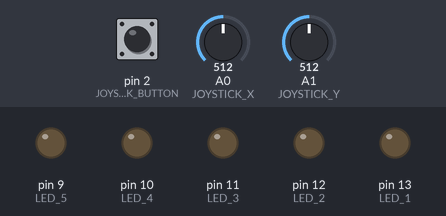
Recording of a sketch running on a simulated Arduino Uno, built with avr-gcc and run on an emulated ATmega328P. Parts: output pins drawn as LEDs (lit = HIGH). Inputs (shaded band) come from the test bench; at power-on: A0 (JOYSTICK_X) = 512, A1 (JOYSTICK_Y) = 512, pin 2 (JOYSTICK_BUTTON) HIGH. What the sketch prints to the serial monitor is not drawn.

Above: at 1.2 s.
1.3 s: A0 (JOYSTICK_X) set to 585
4.3 s: A0 (JOYSTICK_X) set to 608
At 4.6 s:
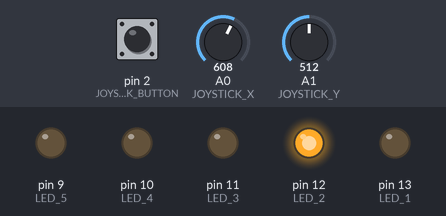
5.8 s: A1 (JOYSTICK_Y) set to 582
7.3 s: A1 (JOYSTICK_Y) set to 607
At 8.5 s:
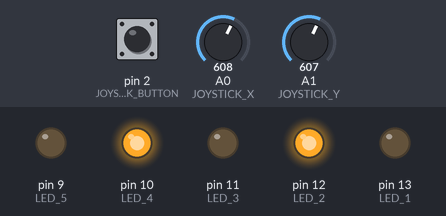
8.8 s: pin 2 (JOYSTICK_BUTTON) pulled LOW for 0.15 s
At 10.1 s:
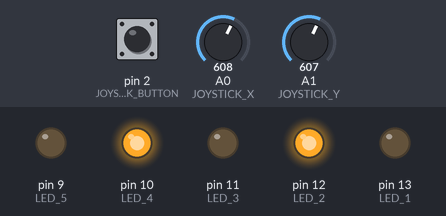
10.4 s: A1 (JOYSTICK_Y) set to 0
At 11.9 s:
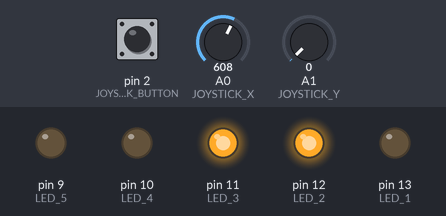
Timing chart, 0 to 12.9 s (numbered marks = the images above; inputs shaded):
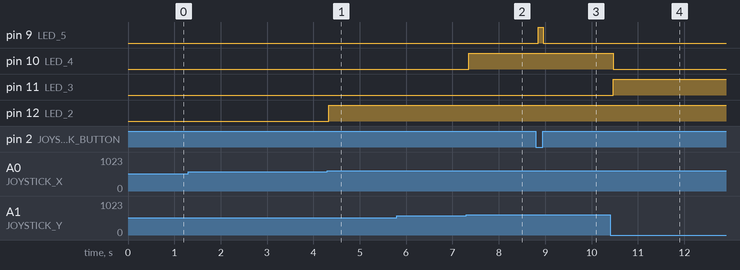

The sketch:

progetto.ino
```cpp
#define JOYSTICK_X A0
#define JOYSTICK_Y A1
#define JOYSTICK_BUTTON 2
int LED_1 = 13;
int LED_2 = 12;
int LED_3 = 11;
int LED_4 = 10;
int LED_5 = 9;
void setup() {
  Serial.begin(9600);
  pinMode(JOYSTICK_X, INPUT);
  pinMode(JOYSTICK_Y, INPUT);
  pinMode(JOYSTICK_BUTTON, INPUT_PULLUP);
  pinMode(LED_1, OUTPUT);
  pinMode(LED_2, OUTPUT);
  pinMode(LED_3, OUTPUT);
  pinMode(LED_4, OUTPUT);
  pinMode(LED_5, OUTPUT);
}

void loop() {
  int x = analogRead(JOYSTICK_X);
  Serial.print("x = ");
  Serial.print(x);
  int y = analogRead(JOYSTICK_Y);
  Serial.print("y = ");
  Serial.print(y);
  int button = !digitalRead(JOYSTICK_BUTTON);
  if (x < 400) {
    digitalWrite(LED_1, HIGH);
  }
  else {
    digitalWrite(LED_1, LOW);
  }
  if (x > 600) {
    digitalWrite(LED_2, HIGH);
  }
  else {
    digitalWrite(LED_2, LOW);
  }
  if (y < 400) {
    digitalWrite(LED_3, HIGH);
  }
  else {
    digitalWrite(LED_3, LOW);
  }
  if (y > 600) {
    digitalWrite(LED_4, HIGH);
  }
  else {
    digitalWrite(LED_4, LOW);
  }
  if (button == HIGH) {
    digitalWrite(LED_5, HIGH);
  }
  else {
    digitalWrite(LED_5, LOW);
  }
delay(100);
}
```

Measured:
- the behaviour switches between 600 and 601 on A0 (JOYSTICK_X) (found by bisection; images 0 and 1)
- the behaviour switches between 600 and 601 on A1 (JOYSTICK_Y) (found by bisection; images 1 and 2)
- after the input at 1.3 s, every drawn part: stays the same
- after the input at 4.3 s, pin 12 (LED_2): LOW → HIGH at once
- after the input at 5.8 s, every drawn part: stays the same
- after the input at 7.3 s, pin 10 (LED_4): LOW → HIGH after 0.05 s
- after the input at 8.8 s, pin 9 (LED_5): LOW → HIGH after 0.06 s, → LOW 0.10 s later
- after the input at 10.4 s, pin 10 (LED_4): HIGH → LOW after 0.07 s; pin 11 (LED_3): LOW → HIGH after 0.07 s
